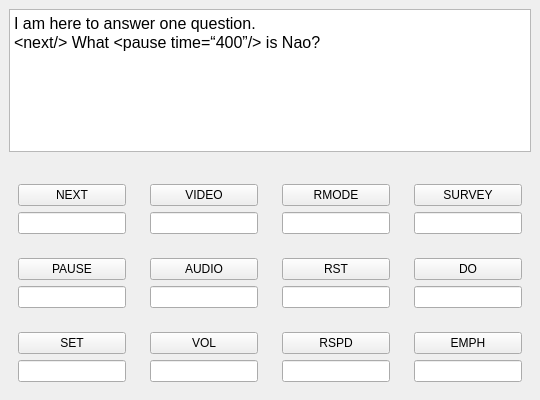
         <widget class="QWidget" name="slideTab">
          <attribute name="title">
           <string>Slide designer</string>
          </attribute>
          <layout class="QVBoxLayout" name="verticalLayout_6">
           <property name="spacing">
            <number>5</number>
           </property>
           <property name="leftMargin">
            <number>0</number>
           </property>
           <property name="topMargin">
            <number>0</number>
           </property>
           <property name="rightMargin">
            <number>0</number>
           </property>
           <property name="bottomMargin">
            <number>0</number>
           </property>
           <item>
            <widget class="QWidget" name="slideTop" native="true">
             <property name="minimumSize">
              <size>
               <width>0</width>
               <height>161</height>
              </size>
             </property>
             <property name="maximumSize">
              <size>
               <width>9999</width>
               <height>161</height>
              </size>
             </property>
             <layout class="QVBoxLayout" name="verticalLayout_11">
              <item>
               <widget class="QTextEdit" name="slideNoteOut">
                <property name="html">
                 <string>&lt;!DOCTYPE HTML PUBLIC &quot;-//W3C//DTD HTML 4.0//EN&quot; &quot;http://www.w3.org/TR/REC-html40/strict.dtd&quot;&gt;
&lt;html&gt;&lt;head&gt;&lt;meta name=&quot;qrichtext&quot; content=&quot;1&quot; /&gt;&lt;meta charset=&quot;utf-8&quot; /&gt;&lt;style type=&quot;text/css&quot;&gt;
p, li { white-space: pre-wrap; }
&lt;/style&gt;&lt;/head&gt;&lt;body style=&quot; font-family:'Segoe UI'; font-size:9pt; font-weight:400; font-style:normal;&quot;&gt;
&lt;p style=&quot; margin-top:0px; margin-bottom:0px; margin-left:0px; margin-right:0px; -qt-block-indent:0; text-indent:0px;&quot;&gt;&lt;span style=&quot; font-family:'Calibri'; font-size:12pt; color:#000000;&quot;&gt;I am here to answer one question. &lt;/span&gt;&lt;/p&gt;
&lt;p style=&quot; margin-top:0px; margin-bottom:0px; margin-left:0px; margin-right:0px; -qt-block-indent:0; text-indent:0px;&quot;&gt;&lt;span style=&quot; font-family:'Calibri'; font-size:12pt; color:#000000;&quot;&gt;&amp;lt;next/&amp;gt; What &amp;lt;pause time=“400”/&amp;gt; is Nao?&lt;/span&gt; &lt;/p&gt;&lt;/body&gt;&lt;/html&gt;</string>
                </property>
               </widget>
              </item>
             </layout>
            </widget>
           </item>
           <item>
            <widget class="QWidget" name="slideBot" native="true">
             <layout class="QGridLayout" name="gridLayout">
              <item row="0" column="4">
               <widget class="QWidget" name="widget_12" native="true">
                <property name="maximumSize">
                 <size>
                  <width>185</width>
                  <height>16777215</height>
                 </size>
                </property>
                <layout class="QVBoxLayout" name="verticalLayout_25">
                 <item>
                  <widget class="QPushButton" name="pushButton_24">
                   <property name="toolTip">
                    <string>qwdwqdqw</string>
                   </property>
                   <property name="statusTip">
                    <string/>
                   </property>
                   <property name="whatsThis">
                    <string/>
                   </property>
                   <property name="accessibleName">
                    <string/>
                   </property>
                   <property name="accessibleDescription">
                    <string/>
                   </property>
                   <property name="text">
                    <string>RMODE</string>
                   </property>
                  </widget>
                 </item>
                 <item>
                  <widget class="QLineEdit" name="lineEdit_12"/>
                 </item>
                </layout>
               </widget>
              </item>
              <item row="3" column="2">
               <widget class="QWidget" name="widget_10" native="true">
                <property name="maximumSize">
                 <size>
                  <width>185</width>
                  <height>16777215</height>
                 </size>
                </property>
                <layout class="QVBoxLayout" name="verticalLayout_23">
                 <item>
                  <widget class="QPushButton" name="pushButton_22">
                   <property name="toolTip">
                    <string>&lt;html&gt;&lt;head/&gt;&lt;body&gt;&lt;p&gt;&lt;span style=&quot; font-family:'ui-monospace','SFMono-Regular','SF Mono','Menlo','Consolas','Liberation Mono','monospace'; font-size:12px; color:#000000; vertical-align:top;&quot;&gt;pause speech&lt;/span&gt;&lt;/p&gt;&lt;p&gt;&lt;span style=&quot; font-family:'ui-monospace','SFMono-Regular','SF Mono','Menlo','Consolas','Liberation Mono','monospace'; font-size:12px; color:#000000; vertical-align:top;&quot;&gt;example:&lt;br/&gt;&amp;lt;pause/&amp;gt;&lt;br/&gt;&amp;lt;pause time=&amp;quot;150&amp;quot;/&amp;gt;&lt;/span&gt;&lt;/p&gt;&lt;/body&gt;&lt;/html&gt;</string>
                   </property>
                   <property name="statusTip">
                    <string/>
                   </property>
                   <property name="whatsThis">
                    <string/>
                   </property>
                   <property name="accessibleName">
                    <string/>
                   </property>
                   <property name="accessibleDescription">
                    <string/>
                   </property>
                   <property name="text">
                    <string>SET</string>
                   </property>
                  </widget>
                 </item>
                 <item>
                  <widget class="QLineEdit" name="lineEdit_10"/>
                 </item>
                </layout>
               </widget>
              </item>
              <item row="3" column="6">
               <widget class="QWidget" name="widget_9" native="true">
                <property name="maximumSize">
                 <size>
                  <width>185</width>
                  <height>16777215</height>
                 </size>
                </property>
                <layout class="QVBoxLayout" name="verticalLayout_22">
                 <item>
                  <widget class="QPushButton" name="pushButton_21">
                   <property name="toolTip">
                    <string>qwdwqdqw</string>
                   </property>
                   <property name="statusTip">
                    <string/>
                   </property>
                   <property name="whatsThis">
                    <string/>
                   </property>
                   <property name="accessibleName">
                    <string/>
                   </property>
                   <property name="accessibleDescription">
                    <string/>
                   </property>
                   <property name="text">
                    <string>EMPH</string>
                   </property>
                  </widget>
                 </item>
                 <item>
                  <widget class="QLineEdit" name="lineEdit_9"/>
                 </item>
                </layout>
               </widget>
              </item>
              <item row="0" column="6">
               <widget class="QWidget" name="widget_4" native="true">
                <property name="maximumSize">
                 <size>
                  <width>185</width>
                  <height>16777215</height>
                 </size>
                </property>
                <layout class="QVBoxLayout" name="verticalLayout_18">
                 <item>
                  <widget class="QPushButton" name="pushButton_17">
                   <property name="toolTip">
                    <string>qwdwqdqw</string>
                   </property>
                   <property name="statusTip">
                    <string/>
                   </property>
                   <property name="whatsThis">
                    <string/>
                   </property>
                   <property name="accessibleName">
                    <string/>
                   </property>
                   <property name="accessibleDescription">
                    <string/>
                   </property>
                   <property name="text">
                    <string>SURVEY</string>
                   </property>
                  </widget>
                 </item>
                 <item>
                  <widget class="QLineEdit" name="lineEdit_5"/>
                 </item>
                </layout>
               </widget>
              </item>
              <item row="2" column="3">
               <widget class="QWidget" name="widget_3" native="true">
                <property name="maximumSize">
                 <size>
                  <width>185</width>
                  <height>16777215</height>
                 </size>
                </property>
                <layout class="QVBoxLayout" name="verticalLayout_17">
                 <item>
                  <widget class="QPushButton" name="pushButton_13">
                   <property name="toolTip">
                    <string>qwdwqdqw</string>
                   </property>
                   <property name="statusTip">
                    <string/>
                   </property>
                   <property name="whatsThis">
                    <string/>
                   </property>
                   <property name="accessibleName">
                    <string/>
                   </property>
                   <property name="accessibleDescription">
                    <string/>
                   </property>
                   <property name="text">
                    <string>AUDIO</string>
                   </property>
                  </widget>
                 </item>
                 <item>
                  <widget class="QLineEdit" name="lineEdit_4"/>
                 </item>
                </layout>
               </widget>
              </item>
              <item row="2" column="6">
               <widget class="QWidget" name="widget_11" native="true">
                <property name="maximumSize">
                 <size>
                  <width>185</width>
                  <height>16777215</height>
                 </size>
                </property>
                <layout class="QVBoxLayout" name="verticalLayout_24">
                 <item>
                  <widget class="QPushButton" name="pushButton_23">
                   <property name="toolTip">
                    <string>for executing animations or behaviour
example
do animation=“animations/Stand/Waiting/TakePicture_1” /do
</string>
                   </property>
                   <property name="statusTip">
                    <string/>
                   </property>
                   <property name="whatsThis">
                    <string/>
                   </property>
                   <property name="accessibleName">
                    <string/>
                   </property>
                   <property name="accessibleDescription">
                    <string/>
                   </property>
                   <property name="text">
                    <string>DO</string>
                   </property>
                  </widget>
                 </item>
                 <item>
                  <widget class="QLineEdit" name="lineEdit_11"/>
                 </item>
                </layout>
               </widget>
              </item>
              <item row="2" column="4">
               <widget class="QWidget" name="widget_6" native="true">
                <property name="maximumSize">
                 <size>
                  <width>185</width>
                  <height>16777215</height>
                 </size>
                </property>
                <layout class="QVBoxLayout" name="verticalLayout_19">
                 <item>
                  <widget class="QPushButton" name="pushButton_18">
                   <property name="toolTip">
                    <string>qwdwqdqw</string>
                   </property>
                   <property name="statusTip">
                    <string/>
                   </property>
                   <property name="whatsThis">
                    <string/>
                   </property>
                   <property name="accessibleName">
                    <string/>
                   </property>
                   <property name="accessibleDescription">
                    <string/>
                   </property>
                   <property name="text">
                    <string>RST</string>
                   </property>
                  </widget>
                 </item>
                 <item>
                  <widget class="QLineEdit" name="lineEdit_6"/>
                 </item>
                </layout>
               </widget>
              </item>
              <item row="3" column="4">
               <widget class="QWidget" name="widget_8" native="true">
                <property name="maximumSize">
                 <size>
                  <width>185</width>
                  <height>16777215</height>
                 </size>
                </property>
                <layout class="QVBoxLayout" name="verticalLayout_21">
                 <item>
                  <widget class="QPushButton" name="pushButton_20">
                   <property name="toolTip">
                    <string>qwdwqdqw</string>
                   </property>
                   <property name="statusTip">
                    <string/>
                   </property>
                   <property name="whatsThis">
                    <string/>
                   </property>
                   <property name="accessibleName">
                    <string/>
                   </property>
                   <property name="accessibleDescription">
                    <string/>
                   </property>
                   <property name="text">
                    <string>RSPD</string>
                   </property>
                  </widget>
                 </item>
                 <item>
                  <widget class="QLineEdit" name="lineEdit_8"/>
                 </item>
                </layout>
               </widget>
              </item>
              <item row="3" column="3">
               <widget class="QWidget" name="widget_7" native="true">
                <property name="maximumSize">
                 <size>
                  <width>185</width>
                  <height>16777215</height>
                 </size>
                </property>
                <layout class="QVBoxLayout" name="verticalLayout_20">
                 <item>
                  <widget class="QPushButton" name="pushButton_19">
                   <property name="toolTip">
                    <string>qwdwqdqw</string>
                   </property>
                   <property name="statusTip">
                    <string/>
                   </property>
                   <property name="whatsThis">
                    <string/>
                   </property>
                   <property name="accessibleName">
                    <string/>
                   </property>
                   <property name="accessibleDescription">
                    <string/>
                   </property>
                   <property name="text">
                    <string>VOL</string>
                   </property>
                  </widget>
                 </item>
                 <item>
                  <widget class="QLineEdit" name="lineEdit_7"/>
                 </item>
                </layout>
               </widget>
              </item>
              <item row="0" column="3">
               <widget class="QWidget" name="widget_2" native="true">
                <property name="maximumSize">
                 <size>
                  <width>185</width>
                  <height>16777215</height>
                 </size>
                </property>
                <layout class="QVBoxLayout" name="verticalLayout_16">
                 <item>
                  <widget class="QPushButton" name="pushButton_12">
                   <property name="toolTip">
                    <string>qwdwqdqw</string>
                   </property>
                   <property name="statusTip">
                    <string/>
                   </property>
                   <property name="whatsThis">
                    <string/>
                   </property>
                   <property name="accessibleName">
                    <string/>
                   </property>
                   <property name="accessibleDescription">
                    <string/>
                   </property>
                   <property name="text">
                    <string>VIDEO</string>
                   </property>
                  </widget>
                 </item>
                 <item>
                  <widget class="QLineEdit" name="lineEdit_3"/>
                 </item>
                </layout>
               </widget>
              </item>
              <item row="0" column="2">
               <widget class="QWidget" name="widget" native="true">
                <property name="maximumSize">
                 <size>
                  <width>185</width>
                  <height>16777215</height>
                 </size>
                </property>
                <layout class="QVBoxLayout" name="verticalLayout_14">
                 <item>
                  <widget class="QPushButton" name="pushButton_6">
                   <property name="toolTip">
                    <string>&lt;html&gt;&lt;head/&gt;&lt;body&gt;&lt;p&gt;&lt;span style=&quot; font-family:'ui-monospace','SFMono-Regular','SF Mono','Menlo','Consolas','Liberation Mono','monospace'; font-size:12px; color:#24292f; background-color:#ffffff;&quot;&gt;trigger slide transition &lt;/span&gt;&lt;/p&gt;&lt;p&gt;&lt;span style=&quot; font-family:'ui-monospace','SFMono-Regular','SF Mono','Menlo','Consolas','Liberation Mono','monospace'; font-size:12px; color:#24292f; background-color:#ffffff;&quot;&gt;example:&lt;br/&gt;&amp;lt;&lt;/span&gt;&lt;span style=&quot; font-family:'ui-monospace','SFMono-Regular','SF Mono','Menlo','Consolas','Liberation Mono','monospace'; font-size:12px; color:#000000; background-color:#ffffff;&quot;&gt;next&lt;/span&gt;&lt;span style=&quot; font-family:'ui-monospace','SFMono-Regular','SF Mono','Menlo','Consolas','Liberation Mono','monospace'; font-size:12px; color:#24292f; background-color:#ffffff;&quot;&gt;/&amp;gt;&lt;/span&gt;&lt;/p&gt;&lt;/body&gt;&lt;/html&gt;</string>
                   </property>
                   <property name="statusTip">
                    <string/>
                   </property>
                   <property name="whatsThis">
                    <string/>
                   </property>
                   <property name="accessibleName">
                    <string/>
                   </property>
                   <property name="accessibleDescription">
                    <string/>
                   </property>
                   <property name="text">
                    <string>NEXT</string>
                   </property>
                  </widget>
                 </item>
                 <item>
                  <widget class="QLineEdit" name="lineEdit"/>
                 </item>
                </layout>
               </widget>
              </item>
              <item row="2" column="2">
               <widget class="QWidget" name="widget_13" native="true">
                <property name="maximumSize">
                 <size>
                  <width>185</width>
                  <height>16777215</height>
                 </size>
                </property>
                <layout class="QVBoxLayout" name="verticalLayout_26">
                 <item>
                  <widget class="QPushButton" name="pushButton_25">
                   <property name="toolTip">
                    <string>&lt;html&gt;&lt;head/&gt;&lt;body&gt;&lt;p&gt;&lt;span style=&quot; font-family:'ui-monospace','SFMono-Regular','SF Mono','Menlo','Consolas','Liberation Mono','monospace'; font-size:12px; color:#000000; vertical-align:top;&quot;&gt;pause speech&lt;/span&gt;&lt;/p&gt;&lt;p&gt;&lt;span style=&quot; font-family:'ui-monospace','SFMono-Regular','SF Mono','Menlo','Consolas','Liberation Mono','monospace'; font-size:12px; color:#000000; vertical-align:top;&quot;&gt;example:&lt;br/&gt;&amp;lt;pause/&amp;gt;&lt;br/&gt;&amp;lt;pause time=&amp;quot;150&amp;quot;/&amp;gt;&lt;/span&gt;&lt;/p&gt;&lt;/body&gt;&lt;/html&gt;</string>
                   </property>
                   <property name="statusTip">
                    <string/>
                   </property>
                   <property name="whatsThis">
                    <string/>
                   </property>
                   <property name="accessibleName">
                    <string/>
                   </property>
                   <property name="accessibleDescription">
                    <string/>
                   </property>
                   <property name="text">
                    <string>PAUSE</string>
                   </property>
                  </widget>
                 </item>
                 <item>
                  <widget class="QLineEdit" name="lineEdit_13"/>
                 </item>
                </layout>
               </widget>
              </item>
             </layout>
            </widget>
           </item>
          </layout>
         </widget>
